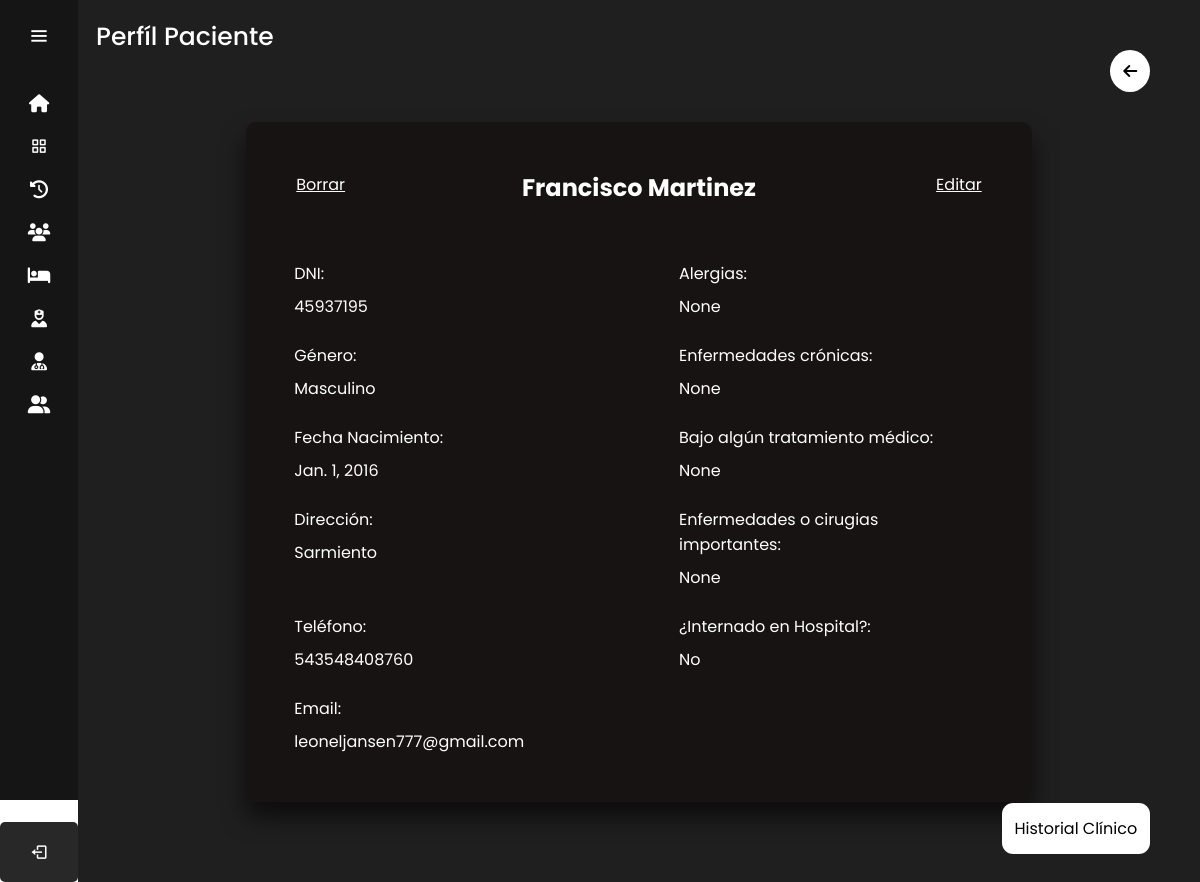
/perfil_paciente/2/ (signed in), run on an earlier commit of the app's database.
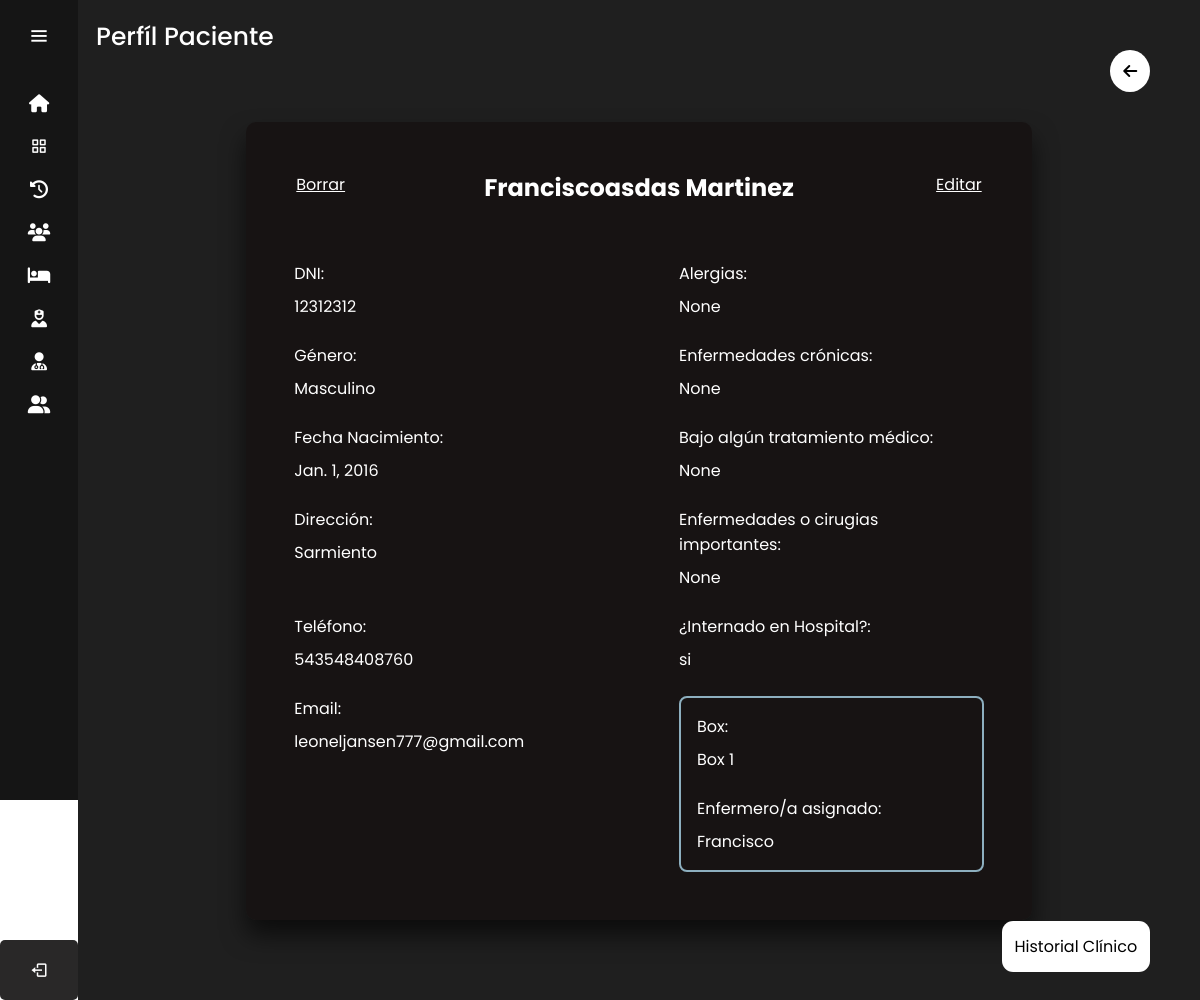
And on a later commit of the database.
### sitio/models.py (models this page shows)
class Paciente(models.Model):
    DNI = models.CharField(max_length=8)
    nombre = models.CharField(max_length=255)
    apellido = models.CharField(max_length=255)
    direccion = models.TextField()
    email = models.EmailField()
    obra_social=models.CharField(max_length=30)
    fecha_nacimiento=models.DateField(null=True)
    genero=models.CharField(max_length=12, default='masculino')
    telefono = models.CharField(max_length=12)  # Puedes ajustar el patrón de validación según tu necesidad
    alergia = models.CharField(max_length=255, blank=True, null=True, default='No')
    enfermedad_cronica = models.CharField(max_length=255, blank=True, null=True, default='No')
    tratamiento_medico = models.CharField(max_length=255, blank=True, null=True, default='No')
    enfermedades_o_cirugias = models.TextField(blank=True, null=True, default='No')
    enfermero=models.ForeignKey(Enfermeros,on_delete=models.CASCADE)
    internado=models.CharField(max_length=2, default='No')
    sala=models.ForeignKey(Salas,on_delete=models.CASCADE)

class Salas(models.Model):
    nombre=models.CharField(max_length=50)
    tipo_sala=models.CharField(max_length=50)

class Enfermeros(models.Model):
    DNI = models.CharField(max_length=8)
    nombre = models.CharField(max_length=255)
    apellido = models.CharField(max_length=255)
    direccion = models.TextField()
    email = models.EmailField()
    fecha_nacimiento=models.DateField()
    genero=models.CharField(max_length=12, default='masculino')
    telefono = models.CharField(max_length=12)
    lunesMI = models.TimeField(null=True)
    lunesMF = models.TimeField(null=True)
    lunesTI = models.TimeField(null=True)
    lunesTF = models.TimeField(null=True)
    martesMI = models.TimeField(null=True)
    martesMF = models.TimeField(null=True)
    martesTI = models.TimeField(null=True)
    martesTF = models.TimeField(null=True)
    miercolesMI = models.TimeField(null=True)
    miercolesMF = models.TimeField(null=True)
    miercolesTI = models.TimeField(null=True)
    miercolesTF = models.TimeField(null=True)
    juevesMI = models.TimeField(null=True)
    juevesMF = models.TimeField(null=True)
    juevesTI = models.TimeField(null=True)
    juevesTF = models.TimeField(null=True)
    viernesMI = models.TimeField(null=True)
    viernesMF = models.TimeField(null=True)
    viernesTI = models.TimeField(null=True)
    viernesTF = models.TimeField(null=True)
    sabadoMI = models.TimeField(null=True)
    sabadoMF = models.TimeField(null=True)
    sabadoTI = models.TimeField(null=True)
    sabadoTF = models.TimeField(null=True)
    domingoMI = models.TimeField(null=True)
    domingoMF = models.TimeField(null=True)
    domingoTI = models.TimeField(null=True)
    domingoTF = models.TimeField(null=True)

### sitio/views.py (the view)
# urls.py: path('perfil_paciente/<int:paciente_id>/',login_required(views.perfil_paciente),name='perfil_paciente'),
def perfil_paciente (request, paciente_id):
    paciente = get_object_or_404(Paciente, id=paciente_id)
    return render(request, 'perfil_paciente.html',{'paciente': paciente})

### sitio/templates/perfil_paciente.html (shortened to what this page needs)
{% extends 'layouts/nav.html' %} {% load static %} {% block content %}
<head>
    <link rel="stylesheet" href="{% static '/Styles/perfil_paciente.css' %}">
</head>
<div class="text">Perfíl Paciente</div>
<div class="historial_clinico">
    <a href="/historial_clinico">Historial Clínico</a>
</div>
<div class="btn_volver">
    <a href="javascript:history.back(-1)"><i class="fa-solid fa-arrow-left"></i></a>
</div>
<div class="container_perfil_paciente">
    <div class="perfil_paciente">
        <div class="editar_perfil">
            <a href="{% url 'editar_paciente' paciente.id %}">Editar</a>
        </div>
        <div class="nombre_apellido">
            <h2>{{ paciente.nombre }} {{ paciente.apellido }}</h2>
        </div>
        <a href="" id="eliminar_enfermero" class="borrar" onclick="eliminar_sala('{{ paciente.id }}')" >Borrar</a>
        <div class="item_perfil izquierda_perfil">
            <p>DNI:</p> <p>{{ paciente.DNI }}</p>
        </div>
        <div class="item_perfil izquierda_perfil">
            <p>Género:</p> <p>{{ paciente.genero }}</p>
        </div>
        <div class="item_perfil izquierda_perfil">
            <p>Fecha Nacimiento: </p><p>{{ paciente.fecha_nacimiento }}</p>
        </div>
        <div class="item_perfil izquierda_perfil">
            <p>Dirección: </p> <p>{{ paciente.direccion }}</p>
        </div>
        <div class="item_perfil izquierda_perfil telefono">
            <p>Teléfono: </p> <p>{{ paciente.telefono }}</p>
        </div>
        <div class="item_perfil izquierda_perfil email">
            <p>Email: </p> <p>{{ paciente.email }}</p>
        </div>
        <div class="item_perfil derecha_perfil derecha1">
            <p>Alergias: </p><p>{{ paciente.alergia }}</p>
        </div>
        <div class="item_perfil derecha_perfil derecha2">
            <p>Enfermedades crónicas: </p><p>{{ paciente.enfermedad_cronica }}</p>
        </div>
        <div class="item_perfil derecha_perfil derecha3">
            <p>Bajo algún tratamiento médico: </p><p>{{ paciente.tratamiento_medico }}</p>
        </div>
        <div class="item_perfil derecha_perfil derecha4">
            <p>Enfermedades o cirugias importantes: </p><p>{{ paciente.enfermedades_o_cirugias }}</p>
        </div>
        <div class="item_perfil derecha_perfil derecha5">
            <p>¿Internado en Hospital?: </p><p>{{ paciente.internado }}</p>
        </div>
        {% if paciente.internado == 'si' %}
            <div class="zona_enfermero">
                <div class="item_perfil derecha_perfil derecha5">
                    <p>Box: </p> <p>{{ paciente.sala.nombre }}</p>
                </div>
                <div class="item_perfil derecha_perfil derecha6">
                    <p>Enfermero/a asignado: </p> <p>{{ paciente.enfermero.nombre }}</p>
                </div>
            </div>
        {% endif %}
    </div>
</div>
{% endblock %}

What changed in the data, as far as the page shows it:
changed Paciente "Martinez": nombre "Francisco" → "Franciscoasdas"; DNI "45937195" → "12312312"; internado "No" → "si"; sala.nombre (not shown) → "Box 1"; enfermero.nombre (not shown) → "Francisco"
Also different on the page:
text now shown: "Box: Enfermero/a asignado:"
